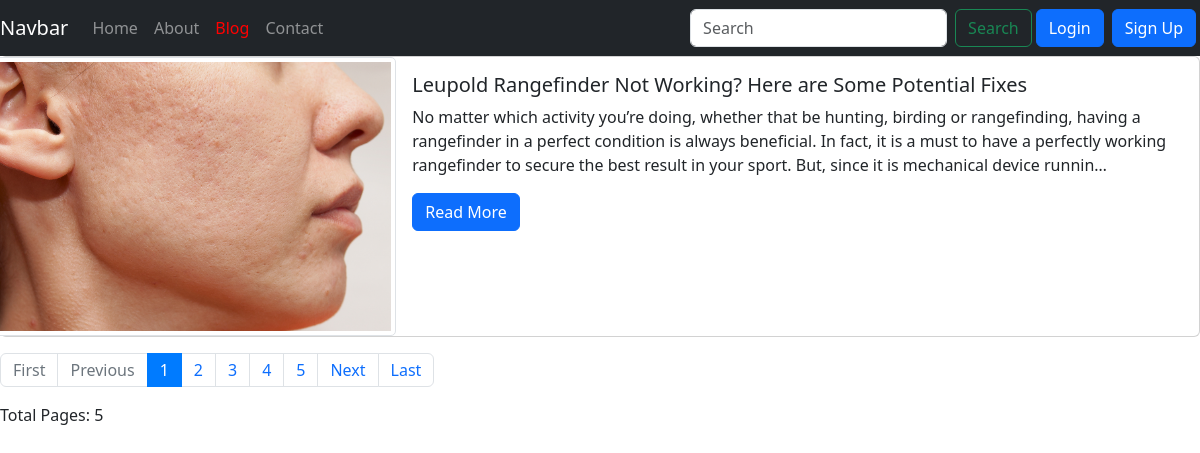
Screenshot of /blog/ with the database file from the repository.
### blog/models.py (models this page shows, shortened)
class Post(models.Model):
    sno=models.AutoField(primary_key=True)
    title=models.CharField(max_length=255)
    image=models.ImageField(upload_to='images/',null=True,default="")
    content=models.TextField()
    author=models.CharField(max_length=50)
    slug=models.CharField(max_length=150)
    timestamp=models.DateTimeField(auto_now_add=True, blank=True)

### home/views.py (the view)
# urls.py: 2. Add a URL to urlpatterns:  path('blog/', include('blog.urls'))
def blog(request):
    allpost=Post.objects.all()
    paginator = Paginator(allpost, 1)  # Paginate the items with 10 items per page
    page_number = request.GET.get('page')
    page_obj = paginator.get_page(page_number)
    total_pages = paginator.num_pages
    return render(request, 'home/blog.html',{'page_obj':page_obj,'total_pages':total_pages,'allpost':allpost})

### home/templates/home/blog.html (shortened to what this page needs)
{% extends 'home/base.html' %}
{% load static %}
{% block blogactive %}active{% endblock blogactive %}
{% block body %}
{% for i in page_obj %}
<div class="card mb-3">
    <div class="row no-gutters">
      <div class="col-md-4">
        <img src="{{ i.image.url }}" class="card-img img-thumbnail" alt="Blog Image" style="max-width: 100%; height: auto;">
      </div>
      <div class="col-md-8">
        <div class="card-body">
          <h5 class="card-title">{{ i.title }}</h5>
          <p class="card-text">{{ i.content | safe | truncatechars_html:300 }}</p>
          <a href="/blogpost/{{ i.slug }}" class="btn btn-primary">Read More</a>
        </div>
      </div>
    </div>
  </div>
{% endfor %}
<nav aria-label="Page navigation example">
  <ul class="pagination">
    {% if page_obj.has_previous %}
      <li class="page-item"><a class="page-link" href="?page=1">First</a></li>
      <li class="page-item"><a class="page-link" href="?page={{ page_obj.previous_page_number }}">Previous</a></li>
    {% else %}
      <li class="page-item disabled"><a class="page-link" href="#">First</a></li>
      <li class="page-item disabled"><a class="page-link" href="#">Previous</a></li>
    {% endif %}
    {% for num in page_obj.paginator.page_range %}
      {% if page_obj.number == num %}
        <li class="page-item active"><a class="page-link" href="?page={{ num }}">{{ num }}</a></li>
      {% else %}
        <li class="page-item"><a class="page-link" href="?page={{ num }}">{{ num }}</a></li>
      {% endif %}
    {% endfor %}
    {% if page_obj.has_next %}
      <li class="page-item"><a class="page-link" href="?page={{ page_obj.next_page_number }}">Next</a></li>
      <li class="page-item"><a class="page-link" href="?page={{ total_pages }}">Last</a></li>
    {% else %}
      <li class="page-item disabled"><a class="page-link" href="#">Next</a></li>
      <li class="page-item disabled"><a class="page-link" href="#">Last</a></li>
    {% endif %}
  </ul>
</nav>
<p>Total Pages: {{ total_pages }}</p>
{% endblock body %}

### rows the page displays
Post: image (picture), title "Leupold Rangefinder Not Working? Here are Some Potential Fixes", content "No matter which activity you’re doing, whether that be hunting, birding or rangefinding, having a rangefinder in a perfect condition is always beneficial. In fact, it is a must to have a perfectly working rangefinder to secure the best result in your sport. But, since it is mechanical device runnin…"

### other values shown
{{ num }} "1"
{{ num }} "2" "3" "4" "5"
{{ total_pages }} "5"
